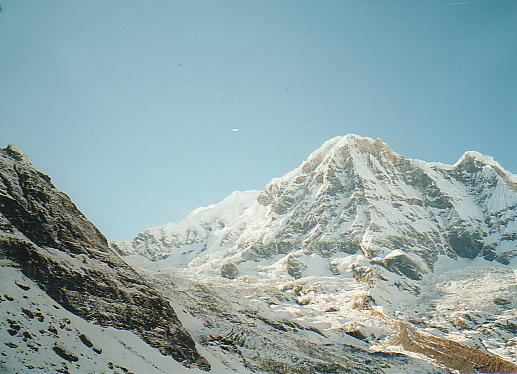
//> input picture Sheet08/images/mountain1.png, 517 x 374 px
$ ./sheet08   (built with g++ and OpenCV 4, older OpenCV classes emulated)
//> lines starting //> are read from the running program, lines starting //| are printed output that depends on the picture
#include <iostream>
#include <vector>
#include <map>
#include <opencv2/opencv.hpp>
#include <opencv2/nonfree/features2d.hpp>

using namespace std;
using namespace cv;

int main(int argc, char *argv[]) {
    ///=======================================================///
    ///                        Task-1                         ///
    ///=======================================================///
    int neighbouring_matches = 2;
    float threshold = 0.4;

    /// read and show images
    Mat image1 = imread("./images/mountain1.png", IMREAD_COLOR);
//> image1 is the input picture: 374 rows x 517 cols, CV_8UC3; mean B, G, R 169.1, 166.7, 143.4
    Mat image2 = imread("./images/mountain2.png", IMREAD_COLOR);
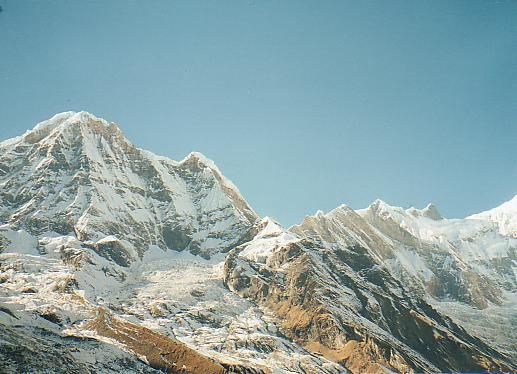
//> input picture Sheet08/images/mountain2.png, 517 x 374 px
//> image2 is the input picture: 374 rows x 517 cols, CV_8UC3; mean B, G, R 165, 163.3, 138.9
    imshow("Image-1", image1);
    imshow("Image-2", image2);
    waitKey(0);
    destroyAllWindows();

    /// compute keypoints and descriptors
    SIFT sift;
    vector<KeyPoint> keypoints1, keypoints2;
    Mat descriptors1, descriptors2;
    sift(image1, Mat(), keypoints1, descriptors1, false);
//> keypoints1 = 1032 keypoints; strongest (x, y, size): (68, 322, 2.1), (11, 299, 2.4), (367, 341, 2), (223, 347, 2)
    sift(image2, Mat(), keypoints2, descriptors2, false);
//> keypoints2 = 1079 keypoints; strongest (x, y, size): (258, 329, 2), (234, 366, 2), (412, 311, 2.1), (30, 291, 3.9)

    /// show keypoints
    Mat image_keypoints1, image_keypoints2;
    drawKeypoints(image1, keypoints1, image_keypoints1);
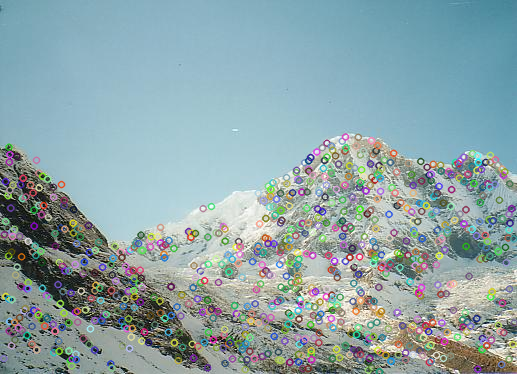
//> image_keypoints1: 374 rows x 517 cols, CV_8UC3; mean B, G, R 167.6, 164.4, 141.8
    drawKeypoints(image2, keypoints2, image_keypoints2);
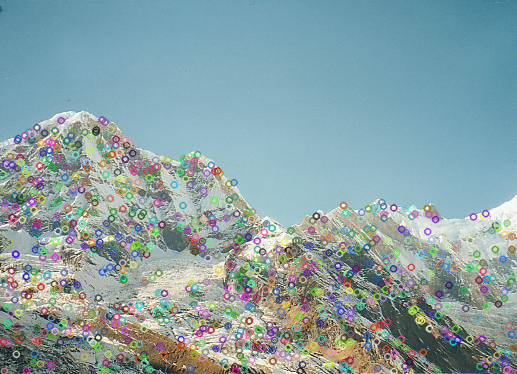
//> image_keypoints2: 374 rows x 517 cols, CV_8UC3; mean B, G, R 163.3, 160.7, 136.7
    imshow("Keypoints-1", image_keypoints1);
    imshow("Keypoints-2", image_keypoints2);

    /// compute nearest matches
    BFMatcher matcher;
    vector<vector<DMatch>> matches_1to2;
    matcher.knnMatch(descriptors1, descriptors2, matches_1to2, neighbouring_matches);
//> matches_1to2 = 1032 matches


    /// filter matches by ratio test
    vector<DMatch> filtered_matches_1to2;
    for ( auto nearest_matches : matches_1to2 ) {
        float ratio = nearest_matches[0].distance / nearest_matches[1].distance;
        if (ratio <= threshold) {
            filtered_matches_1to2.push_back(nearest_matches[0]);
        }
    }
//> this loop made 1032 passes
//> ratio on passes 1 to 3: 0.888, 0.852, 0.968
//> after the loop, filtered_matches_1to2 = 125 matches

    /// determine two-way matches
    vector<vector<DMatch>> matches_2to1;
    matcher.knnMatch(descriptors2, descriptors1, matches_2to1, neighbouring_matches);
//> matches_2to1 = 1079 matches

    vector<DMatch> two_way_matches;
    for ( auto nearest_matches : matches_2to1 ) {
        auto best_match = nearest_matches[0];

        // Skip matches above threshold to reduce search space
        float ratio = best_match.distance / nearest_matches[1].distance;
        if (ratio > threshold) {
            continue;
        }

        // Check if match is also in 1to2 matches
        for ( auto match : filtered_matches_1to2 ) {
            if ( match.queryIdx == best_match.trainIdx && match.trainIdx == best_match.queryIdx) {
                two_way_matches.push_back(match);
                break;
            }
        }
    }
//> this loop made 1079 passes
//> ratio on passes 1 to 3: 0.993, 0.995, 0.95
//> after the loop, two_way_matches = 115 matches

    /// visualize matching key-points
    Mat img_matches;
    drawMatches(image1, keypoints1, image2, keypoints2, two_way_matches, img_matches);
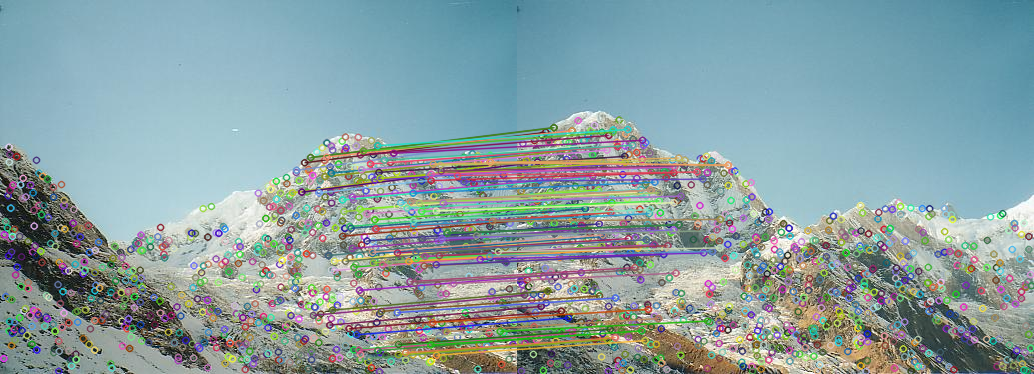
//> img_matches: 374 rows x 1034 cols, CV_8UC3; mean B, G, R 162.8, 159.9, 137.7
    imshow("Matches", img_matches);


    waitKey(0);
    destroyAllWindows();


    ///=======================================================///
    ///                        Task-2                         ///
    ///=======================================================///

    /// Implement RANSAC here
    RNG rng(0xFFFFFFFF);
    float epsilon = 3;

    vector<DMatch> max_inliers;
    Mat best_homography;
    for (int i = 0; i < 20; i++) {
        // Select random pairs
        Point2f coords1[4], coords2[4];
        set<int> selected_matches;
        while (selected_matches.size() <= 4) {
            int rnd_index = rng.uniform(0, (int) two_way_matches.size());

            // Skip already chosen matches
            if (selected_matches.count(rnd_index) == 1) continue;
            selected_matches.insert(rnd_index);

            auto match = two_way_matches[rnd_index];
            coords1[selected_matches.size()-1] = keypoints2[match.trainIdx].pt;
            coords2[selected_matches.size()-1] = keypoints1[match.queryIdx].pt;
        }

        // Compute homography
        Mat homography = getPerspectiveTransform(coords1, coords2);

        // Count inliers
        vector<DMatch> inliers;
        for ( auto match : two_way_matches ) {
            auto pt1 = keypoints2[match.trainIdx].pt;
            auto pt2 = keypoints1[match.queryIdx].pt;
            Mat position_vec1(Vec3d(pt1.x, pt1.y, 1), CV_64FC1);
            Mat position_vec2(Vec3d(pt2.x, pt2.y, 1), CV_64FC1);
            Mat mapped_pt = homography * position_vec1;
            mapped_pt *= 1. / mapped_pt.at<double>(2, 0);

            // Calculate distance
            double distance = 0;
            for (int row=0; row < mapped_pt.rows; row++) {
                double t = mapped_pt.at<double>(row, 0) - position_vec2.at<double>(row, 0);
                distance += t * t;
            }

            if (distance < epsilon) inliers.push_back(match);
        }

        if ( inliers.size() > max_inliers.size() ) {
            max_inliers = inliers;
            homography.copyTo(best_homography);
        }
    }
//> after the loop, max_inliers = 7 matches; best_homography = [[-4.18, -1.1, 494.7], [-1.55, -0.758, 228.3], [-0.00892, -0.00239, 1]]

    ///  Transform and stitch the images here
    Mat image1_warped, image2_warped, image_stitched;

    image1_warped = Mat::zeros(img_matches.size(), img_matches.type());
    image1.copyTo(image1_warped(Rect(0, 0, image1.cols, image1.rows)));
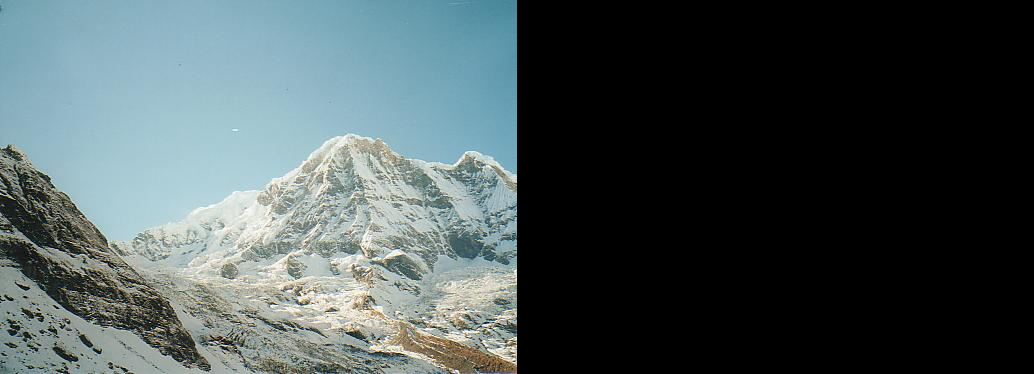
//> image1_warped: 374 rows x 1034 cols, CV_8UC3; mean B, G, R 84.6, 83.4, 71.7

    image_stitched = Mat::zeros(img_matches.size(), img_matches.type());
    warpPerspective(image2, image2_warped, best_homography, img_matches.size());
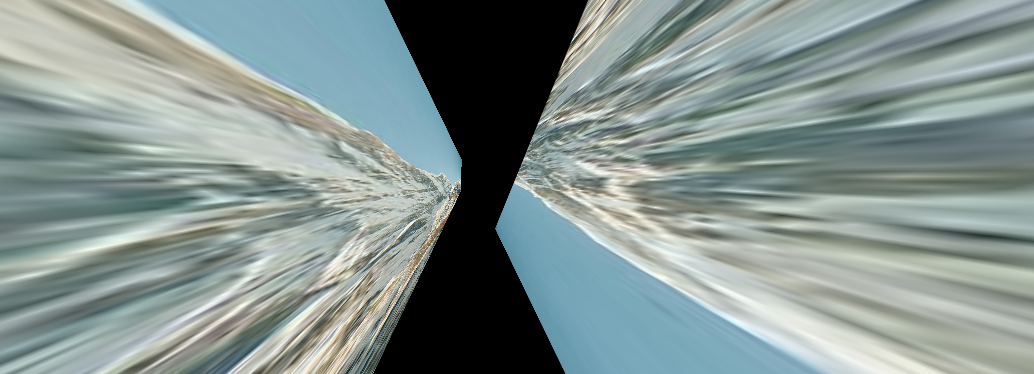
//> image2_warped: 374 rows x 1034 cols, CV_8UC3; mean B, G, R 143.3, 146, 131.5

    // Merge images together
    for ( int x=0; x < image_stitched.rows; x++) {
        for ( int y=0; y < image_stitched.cols; y++) {
            Vec3b color_im1 = image1_warped.at<Vec3b>(x, y);
            Vec3b color_im2 = image2_warped.at<Vec3b>(x, y);
            if ( color_im2[0] == 0 && color_im2[1] == 0 && color_im2[2] == 0) {
                image_stitched.at<Vec3b>(x, y) = color_im1;
            } else {
                image_stitched.at<Vec3b>(x,  y) = color_im2;
            }
        }
    }
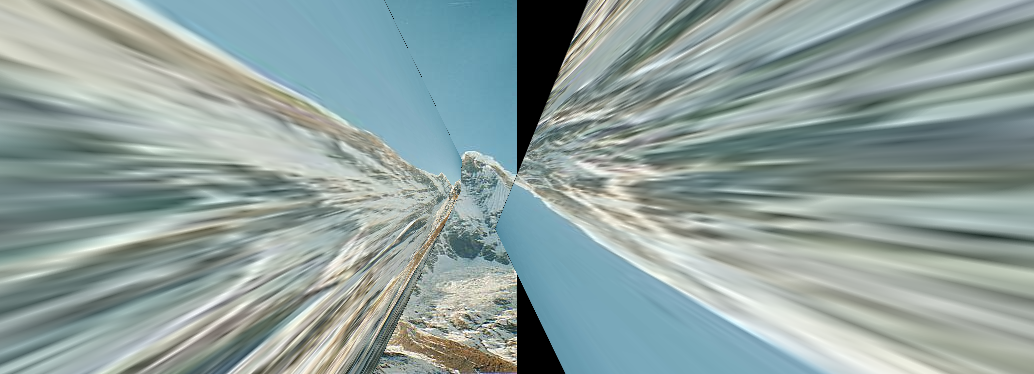
//> image_stitched: 374 rows x 1034 cols, CV_8UC3; mean B, G, R 157.5, 159.8, 142.9

    /// visualize stitched image
    imshow("Image stitched", image_stitched);
    waitKey(0);
    destroyAllWindows();

}
